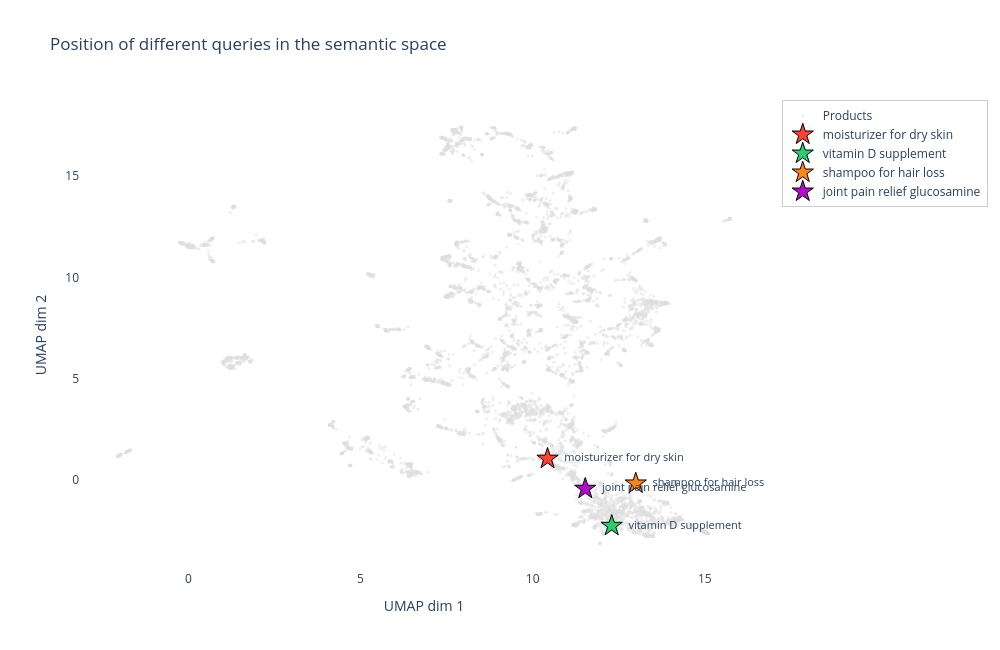

This figure's notebook cell:
### Markdown cell above
## Comparing Multiple Queries: Where Do They Land?

### Code cell
import plotly.graph_objects as go
from mean_squared_terrors.embedding_viz import _CATEGORY_COLORS, plot_embedding_space

# Show multiple queries together on the same chart
test_queries = [
    ("moisturizer for dry skin",         "#FF4136"),
    ("vitamin D supplement",             "#2ECC71"),
    ("shampoo for hair loss",            "#FF851B"),
    ("joint pain relief glucosamine",    "#B10DC9"),
]

# Base: all products in light grey
fig_multi = go.Figure()

# Product dots in grey
fig_multi.add_trace(go.Scatter(
    x=coords_2d[:,0], y=coords_2d[:,1],
    mode="markers",
    marker=dict(size=3, color="#E0E0E0", opacity=0.5),
    name="Products",
    hoverinfo="skip",
))

# One star per query
for query, color in test_queries:
    q_vec = model.encode([query], normalize_embeddings=True, convert_to_numpy=True).astype("float32")
    q_2d  = umap_model.transform(q_vec)
    fig_multi.add_trace(go.Scatter(
        x=[q_2d[0,0]], y=[q_2d[0,1]],
        mode="markers+text",
        marker=dict(symbol="star", size=16, color=color,
                    line=dict(color="#000", width=1)),
        text=[f"  {query[:30]}"],
        textposition="middle right",
        textfont=dict(size=11),
        name=query[:40],
        hovertemplate=f"<b>{query}</b><extra></extra>",
    ))

fig_multi.update_layout(
    title="Position of different queries in the semantic space",
    xaxis=dict(title="UMAP dim 1", showgrid=False, zeroline=False),
    yaxis=dict(title="UMAP dim 2", showgrid=False, zeroline=False),
    plot_bgcolor="white", paper_bgcolor="white",
    width=1000, height=650,
    legend=dict(bgcolor="rgba(255,255,255,0.9)", bordercolor="#ccc", borderwidth=1),
)
fig_multi.show()
save_html(fig_multi, f"{DATA}/embedding_multi_query.html")
print("\nThis visualisation shows how semantically different queries")
print("fall in different regions of the space — a visual validation of the model.")

### Figure 1 — Plotly figure (JSON) as saved in the notebook; plotly's stock layout.template omitted (floating-point values rounded to 4 significant figures; data arrays with more than 128 entries replaced by an {"elided": "..."} marker saying what was removed)
{"data": [{"hoverinfo": "skip", "marker": {"color": "#E0E0E0", "opacity": 0.5, "size": 3}, "mode": "markers", "name": "Products", "type": "scatter", "x": {"elided": "7554 float values"}, "y": {"elided": "7554 float values"}}, {"hovertemplate": "<b>moisturizer for dry skin</b><extra></extra>", "marker": {"color": "#FF4136", "line": {"color": "#000", "width": 1}, "size": 16, "symbol": "star"}, "mode": "markers+text", "name": "moisturizer for dry skin", "text": ["  moisturizer for dry skin"], "textfont": {"size": 11}, "textposition": "middle right", "type": "scatter", "x": [10.43], "y": [1.045]}, {"hovertemplate": "<b>vitamin D supplement</b><extra></extra>", "marker": {"color": "#2ECC71", "line": {"color": "#000", "width": 1}, "size": 16, "symbol": "star"}, "mode": "markers+text", "name": "vitamin D supplement", "text": ["  vitamin D supplement"], "textfont": {"size": 11}, "textposition": "middle right", "type": "scatter", "x": [12.3], "y": [-2.269]}, {"hovertemplate": "<b>shampoo for hair loss</b><extra></extra>", "marker": {"color": "#FF851B", "line": {"color": "#000", "width": 1}, "size": 16, "symbol": "star"}, "mode": "markers+text", "name": "shampoo for hair loss", "text": ["  shampoo for hair loss"], "textfont": {"size": 11}, "textposition": "middle right", "type": "scatter", "x": [13.0], "y": [-0.1782]}, {"hovertemplate": "<b>joint pain relief glucosamine</b><extra></extra>", "marker": {"color": "#B10DC9", "line": {"color": "#000", "width": 1}, "size": 16, "symbol": "star"}, "mode": "markers+text", "name": "joint pain relief glucosamine", "text": ["  joint pain relief glucosamine"], "textfont": {"size": 11}, "textposition": "middle right", "type": "scatter", "x": [11.53], "y": [-0.4385]}], "layout": {"height": 650, "legend": {"bgcolor": "rgba(255,255,255,0.9)", "bordercolor": "#ccc", "borderwidth": 1}, "paper_bgcolor": "white", "plot_bgcolor": "white", "title": {"text": "Position of different queries in the semantic space"}, "width": 1000, "xaxis": {"showgrid": false, "title": {"text": "UMAP dim 1"}, "zeroline": false}, "yaxis": {"showgrid": false, "title": {"text": "UMAP dim 2"}, "zeroline": false}}}
